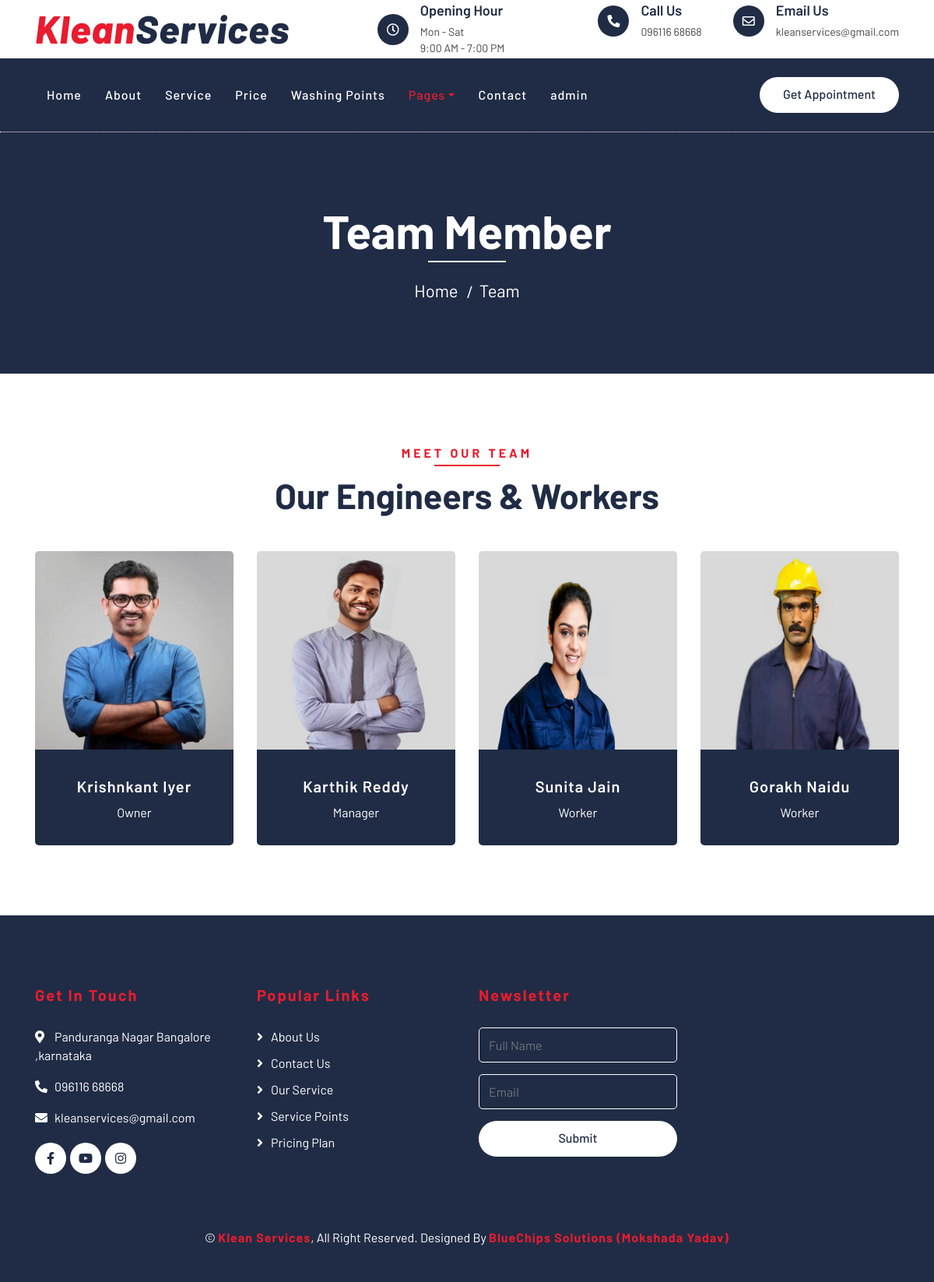
The app's page /team.php with its own data.
### tables this page shows
CREATE TABLE `managementteam` (
  `id` int(11) NOT NULL,
  `name` text NOT NULL,
  `image` text NOT NULL,
  `post` text NOT NULL
);

### team.php (the view, shortened to what this page needs)
<?php
include("connection.php");
    $sql1 = "SELECT * from `managementteam`";
    $fire1 = $connect->query($sql1);
?>
<!DOCTYPE html>
<html lang="en">
    <head>
        <link href="https://stackpath.bootstrapcdn.com/bootstrap/4.4.1/css/bootstrap.min.css" rel="stylesheet">
        <link href="https://cdnjs.cloudflare.com/ajax/libs/font-awesome/5.10.0/css/all.min.css" rel="stylesheet">
        <link href="lib/flaticon/font/flaticon.css" rel="stylesheet">
        <link href="lib/animate/animate.min.css" rel="stylesheet">
        <link href="lib/owlcarousel/assets/owl.carousel.min.css" rel="stylesheet">
        <link href="css/style.css" rel="stylesheet">
    </head>
    <body>
        <div class="top-bar">
            <div class="container">
                <div class="row align-items-center">
                    <div class="col-lg-4 col-md-12">
                        <div class="logo">
                            <a href="index.php">
                                <h1>Klean<span>Services</span></h1>
                            </a>
                        </div>
                    </div>
                    <div class="col-lg-8 col-md-7 d-none d-lg-block">
                        <div class="row">
                            <div class="col-4">
                                <div class="top-bar-item">
                                    <div class="top-bar-icon">
                                        <i class="far fa-clock"></i>
                                    </div>
                                    <div class="top-bar-text">
                                        <h3>Opening Hour</h3>
                                        <p>Mon - Sat</p><p>9:00 AM - 7:00 PM</p>
                                    </div>
                                </div>
                            </div>
                            <div class="col-4">
                                <div class="top-bar-item">
                                    <div class="top-bar-icon">
                                        <i class="fa fa-phone-alt"></i>
                                    </div>
                                    <div class="top-bar-text">
                                        <h3>Call Us</h3>
                                        <p>096116 68668</p>
                                    </div>
                                </div>
                            </div>
                            <div class="col-4">
                                <div class="top-bar-item">
                                    <div class="top-bar-icon">
                                        <i class="far fa-envelope"></i>
                                    </div>
                                    <div class="top-bar-text">
                                        <h3>Email Us</h3>
                                        <p>kleanservices@gmail.com</p>
                                    </div>
                                </div>
                            </div>
                        </div>
                    </div>
                </div>
            </div>
        </div>
        <div class="nav-bar">
            <div class="container">
                <nav class="navbar navbar-expand-lg bg-dark navbar-dark">
                    <div class="collapse navbar-collapse justify-content-between" id="navbarCollapse">
                        <div class="navbar-nav mr-auto">
                            <a href="index.php" class="nav-item nav-link">Home</a>
                            <a href="about.php" class="nav-item nav-link">About</a>
                            <a href="service.php" class="nav-item nav-link">Service</a>
                            <a href="price.php" class="nav-item nav-link">Price</a>
                            <a href="location.php" class="nav-item nav-link">Washing Points</a>
                            <div class="nav-item dropdown">
                                <a href="#" class="nav-link dropdown-toggle active" data-toggle="dropdown">Pages</a>
                            </div>
                            <a href="contact.php" class="nav-item nav-link">Contact</a>
                            <a href="Admin" class="nav-item nav-link">admin</a>
                        </div>
                        <div class="ml-auto">
                            <a class="btn btn-custom" href="price.php">Get Appointment</a>
                        </div>
                    </div>
                </nav>
            </div>
        </div>
        <div class="page-header">
            <div class="container">
                <div class="row">
                    <div class="col-12">
                        <h2>Team Member</h2>
                    </div>
                    <div class="col-12">
                        <a href="">Home</a>
                        <a href="">Team</a>
                    </div>
                </div>
            </div>
        </div>
        <div class="team">
            <div class="container">
                <div class="section-header text-center">
                    <p>Meet Our Team</p>
                    <h2>Our Engineers & Workers</h2>
                </div>
                <div class="row">
                    <?php while($team = mysqli_fetch_assoc($fire1)){ ?>
                    <div class="col-lg-3 col-md-6">
                        <div class="team-item">
                            <div class="team-img">
                                <img src="Admin/DBimages/<?= $team['image'] ?>" alt="Team Image">
                            </div>
                            <div class="team-text">
                                <h2><?= $team['name'] ?></h2>
                                <p><?= $team['post'] ?></p>
                            </div>
                        </div>
                    </div>
                    <?php } ?>
                </div>
            </div>
        </div>
         <?php include ("footer.php") ?>
    </body>
</html>

### css/style.css (style rules this page uses)
body { color: #444444; font-weight: 400; background: #ffffff; font-family: 'Barlow', sans-serif; }
h1, h2, h3, h4, h5, h6 { color: #202C45; }
a { color: #202C45; transition: .3s; }
.btn.btn-custom { padding: 10px 30px 12px 30px; text-align: center; font-size: 16px; font-weight: 500; color: #ffffff; background: #E81C2E; border: none; border-radius: 60px; box-shadow: inset 0 0 0 0 #202C45; transition: ease-out 0.5s; -webkit-transition: ease-out 0.5s; -moz-transition: ease-out 0.5s; }
.top-bar { position: relative; height: 75px; display: flex; align-items: center; background: #ffffff; }
.top-bar .logo { text-align: left; overflow: hidden; }
.top-bar .logo h1 { margin: -4px 0 0 0; color: #E81C2E; font-size: 50px; line-height: 50px; font-weight: 800; letter-spacing: 1px; font-style: italic; }
.top-bar .logo h1 span { color: #202C45; }
.top-bar .top-bar-item { display: flex; align-items: center; justify-content: flex-end; }
.top-bar .top-bar-icon { width: 40px; height: 40px; display: flex; align-items: center; justify-content: center; background: #202C45; border-radius: 40px; }
.top-bar .top-bar-icon i { margin: 0; color: #ffffff; font-size: 16px; }
.top-bar .top-bar-text { padding-left: 15px; }
.top-bar .top-bar-text h3 { margin: 0 0 5px 0; font-size: 18px; font-weight: 600; }
.top-bar .top-bar-text p { margin: 0; font-size: 14px; font-weight: 400; }
.nav-bar { position: relative; background: #202C45; }
.nav-bar .navbar { padding: 20px 0; background: #202C45 !important; transition: .3s; }
.navbar-dark .navbar-nav .nav-link, .navbar-dark .navbar-nav .nav-link:focus, .navbar-dark .navbar-nav .nav-link:hover, .navbar-dark .navbar-nav .nav-link.active { color: #ffffff; padding: 15px; font-weight: 500; letter-spacing: 1px; }
.navbar-dark .navbar-nav .nav-link:hover, .navbar-dark .navbar-nav .nav-link.active { color: #E81C2E; }
.nav-bar .btn.btn-custom { color: #202C45; background: #ffffff; box-shadow: inset 0 0 0 0 #E81C2E; }
.page-header { position: relative; margin-bottom: 45px; padding: 90px 0; text-align: center; background: #202C45; border-top: 1px dotted #ffffff; }
.page-header h2 { position: relative; color: #ffffff; font-size: 60px; font-weight: 700; margin-bottom: 20px; padding-bottom: 5px; }
.page-header h2::after { position: absolute; content: ""; width: 100px; height: 2px; left: calc(50% - 50px); bottom: 0; background: #ffffff; }
.page-header a { position: relative; padding: 0 12px; font-size: 22px; color: #ffffff; }
.page-header a::after { position: absolute; content: "/"; width: 8px; height: 8px; top: -2px; right: -7px; text-align: center; color: #ffffff; }
.page-header a:last-child::after { display: none; }
.section-header { position: relative; width: 100%; max-width: 700px; margin: 0 auto 45px auto; }
.section-header p { display: inline-block; margin-bottom: 10px; padding-bottom: 5px; position: relative; font-size: 16px; font-weight: 700; letter-spacing: 4px; text-transform: uppercase; color: #E81C2E; }
.section-header p::after { position: absolute; content: ""; width: 50%; height: 2px; left: 25%; bottom: 0; background: #E81C2E; }
.section-header h2 { margin: 0; font-size: 45px; font-weight: 700; text-transform: capitalize; }
.team { position: relative; width: 100%; padding: 45px 0 15px 0; }
.team .team-item { position: relative; margin-bottom: 30px; }
.team .team-img { position: relative; border-radius: 5px 5px 0 0; overflow: hidden; }
.team .team-img img { width: 100%; transition: .3s; }
.team .team-text { position: relative; width: 100%; padding: 35px 30px 30px 30px; text-align: center; background: #202C45; border-radius: 0 0 5px 5px; transition: .5s; }
.team .team-text h2 { color: #ffffff; font-size: 20px; font-weight: 600; letter-spacing: 1px; margin-bottom: 10px; }
.team .team-text p { margin: 0; color: #ffffff; }

### records on screen
managementteam: image (picture), name "Krishnkant Iyer", post "Owner"
managementteam: image (picture), name "Karthik Reddy", post "Manager"
managementteam: image (picture), name "Sunita Jain", post "Worker"
managementteam: image (picture), name "Gorakh Naidu", post "Worker"
